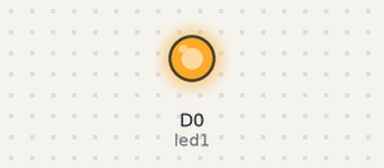
This sketch was run on a simulated Particle Photon. Shown: output pins drawn as LEDs (lit = HIGH).

Above: at 3.0 s.
At 9.0 s:
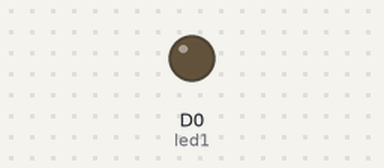
Timing chart, 0 to 15.7 s (numbered marks = the images above):
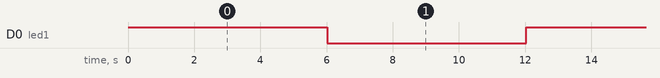

Measured:
- by itself, D0 (led1): alternates HIGH for 6.0 s and LOW for 6.0 s

The sketch:

firmware.ino
```cpp
// ------------
// Blink an LED
// ------------

int led1 = D0; // Turn pin into a friendly name

void setup() {

  pinMode(led1, OUTPUT); // Set pin to output

}

void loop() {

  // Turn on LED
  digitalWrite(led1, HIGH);

  // We'll leave it on for some seconds...
  delay(6000);

  // Tell IoT Hub
  Particle.publish("default_event", "Esteban and Facundo turned the light on", PRIVATE);

  // Then we'll turn it off...
  digitalWrite(led1, LOW);

  // Wait some seconds...
  delay(6000);

  // Tell IoT Hub
  Particle.publish("default_event", "Jared turned the light off", PRIVATE);

  // And repeat!
}
```
